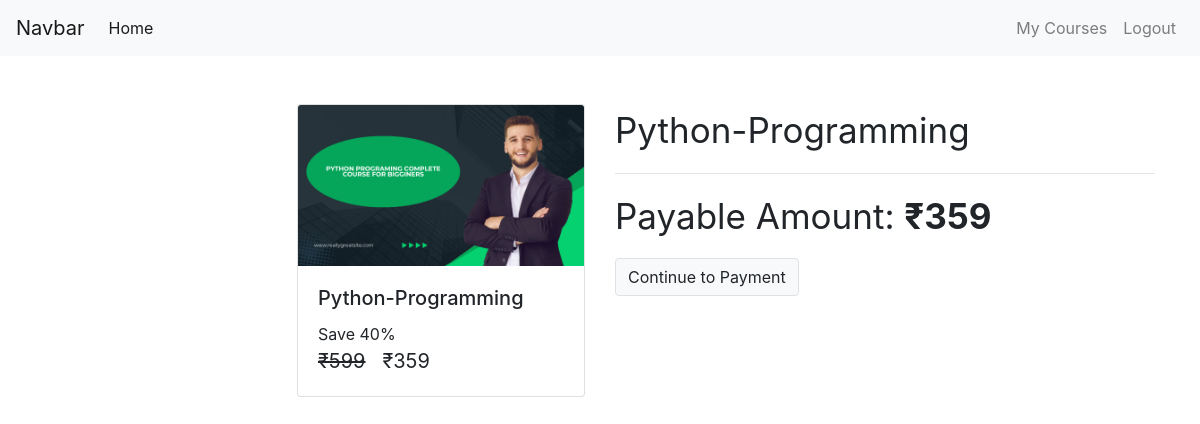
/check-out/Py_Advanced/ (signed in), run on the app's committed database.
### Smartly/models/course.py (models this page shows, shortened)
class Course(models.Model):
    name = models.CharField(max_length = 50 , null=False)
    slug= models.CharField(max_length = 50 , null=False , unique= True)
    description = models.CharField(max_length = 200 , null = True)
    price=models.IntegerField( null = False )
    discount =models.IntegerField( null = False , default=0 )
    active = models.BooleanField(default=False)
    thumbnail = models.ImageField(upload_to="files/thumbnail")
    date= models.DateTimeField(auto_now_add=True)
    resource= models.FileField(upload_to="files/resource")
    length=models.IntegerField( null = False)

### Smartly/views/checkout.py (the view, shortened to what this page needs)
# urls.py: path('check-out/<str:slug>/', checkout , name = 'check-out'),
@login_required(login_url='/login')
def checkout(request, slug):
    course = Course.objects.get(slug=slug)
    user = request.user
    action = request.GET.get('action')
    order = None
    payment = None
    error = None
    context = {
        "course": course,
        "order": order,
        "payment": payment,
        "user": user,
        "error": error
    }
    return render(request, template_name="Smartly/check_out.html", context=context)

### Smartly/templatetags/course_custom_tags.py (called while the page is built)
@register.simple_tag
def cal_sellprice(price , discount):
    if discount is None or discount is 0:
        return price
    sellprice = price
    sellprice = price - ( price * discount * 0.01 )
    return math.floor(sellprice)

@register.filter
def rupee(price):
    return f'₹{price}'

### Smartly/templates/Smartly/check_out.html (shortened to what this page needs)
{% extends 'Smartly/base.html' %}
{% load course_custom_tags %}
{% block content %}
<div class="container">
    <br>
    <br>
    <div class="row">
        <div class="col mr-auto">
            <div class="card ml-auto" style="width: 18rem;">
                <img class="card-img-top" src="{{ course.thumbnail.url }}" alt="Card image cap">
                <div class="card-body">
                    <h5 class="card-title">{{ course.name }}</h5>
                    <p class="card-text m-0 p-0">
                        Save {{ course.discount }}%
                        <br>
                        <span class="price">
                            <del>{{ course.price|rupee }}</del>
                            <span>{% cal_sellprice course.price course.discount as value %} {{ value|rupee }}</span>
                        </span>
                    </p>
                </div>
            </div>
        </div>
        <div class="col">
            <div>
                <p class="display-5">{{ course.name }}</p>
                <hr>
                <p class="display-5">Payable Amount: <b>{% cal_sellprice course.price course.discount as value %} {{ value|rupee }}</b></p>
                <form id="payment-form" method="post" action="?action=create_payment">
                    <button type="submit" class="btn btn-light border">Continue to Payment</button>
                </form>
            </div>
        </div>
    </div>
</div>
{% endblock %}

### Smartly/static/Smartly/css/common.css (style rules this page uses)
.price { font-size: 20px; }
.display-5 { font-size: 35px; }

### data on the page
Course: thumbnail (picture), name "Python-Programming", discount "40", price "₹599"

### other printed values
{{ value|rupee }} "₹359"
